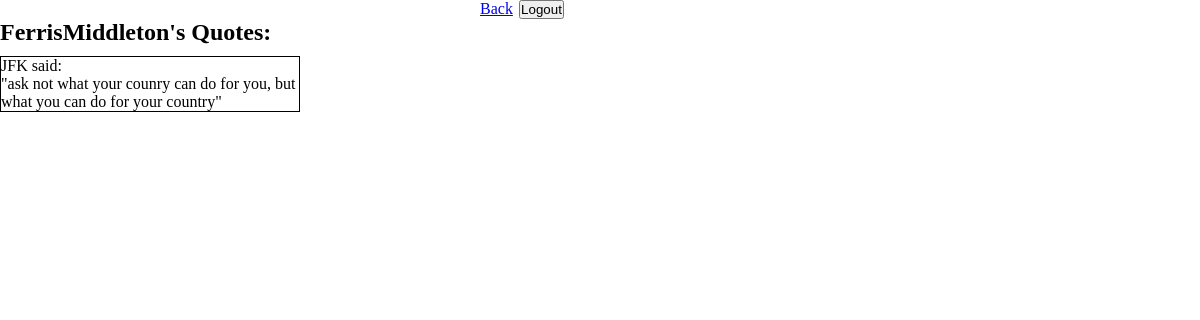
/user_page/2, run on the app's committed database.
### quotes_app/models.py (models this page shows)
class User(models.Model):
    first_name = models.CharField(max_length=255)
    last_name = models.CharField(max_length=255)
    email = models.CharField(max_length=255)
    password = models.CharField(max_length=255)
    created_at = models.DateTimeField(auto_now_add=True)
    updated_at = models.DateTimeField(auto_now=True)
    objects = UserManager()

class Quote(models.Model):
    content = models.TextField()
    quoted_by = models.CharField(max_length=255)
    posted_by = models.ForeignKey(User, related_name="quotes_posted", on_delete = models.CASCADE)
    created_at = models.DateTimeField(auto_now_add=True)
    updated_at = models.DateTimeField(auto_now=True)
    objects = QuoteManager()

### quotes_app/views.py (the view)
# urls.py: path('user_page/<int:user_id>', views.displayUser),
def displayUser(request, user_id):
    context = {
        'user':User.objects.get(id=user_id),
    }
    return render(request, "user_detail.html", context)

### quotes_app/templates/user_detail.html (shortened to what this page needs)
<!DOCTYPE html>
<html lang="en">
<head>
    {% load static %}
    <link rel="stylesheet" href="{% static 'css/styles.css' %}">
</head>
<body>
    <div id="user_wrapper">
        <div id="header">
            <a href="/quotes" id="link1">Back</a>
            <form action="/logout">
            <input type="submit" id="link2" value="Logout">
            </form>
        </div>
        <div id="user_quotes_list">
            <h2>{{user.first_name}}{{user.last_name}}'s Quotes:</h2>
            {% for quote in user.quotes_posted.all %}
            <div id="user_quote_box">
                <p>{{quote.quoted_by}} said:</p>
                <p>"{{quote.content}}"</p>
            </div>
            {% endfor %}
        </div>
    </div>
</body>
</html>

### quotes_app/static/css/styles.css (style rules this page uses)
* { margin:0px; padding:0px; }
#header * { display:inline-block; }
#header #link1 { margin-left:40%; }
#header #link2 { margin-left:5%; }
#user_quotes_list { width:300px; }
#user_quote_box { border:1px solid black; margin-top:10px; }

### data on the page
User: first_name "Ferris", last_name "Middleton"
Quote: quoted_by "JFK", content "ask not what your counry can do for you, but what you can do for your country"
